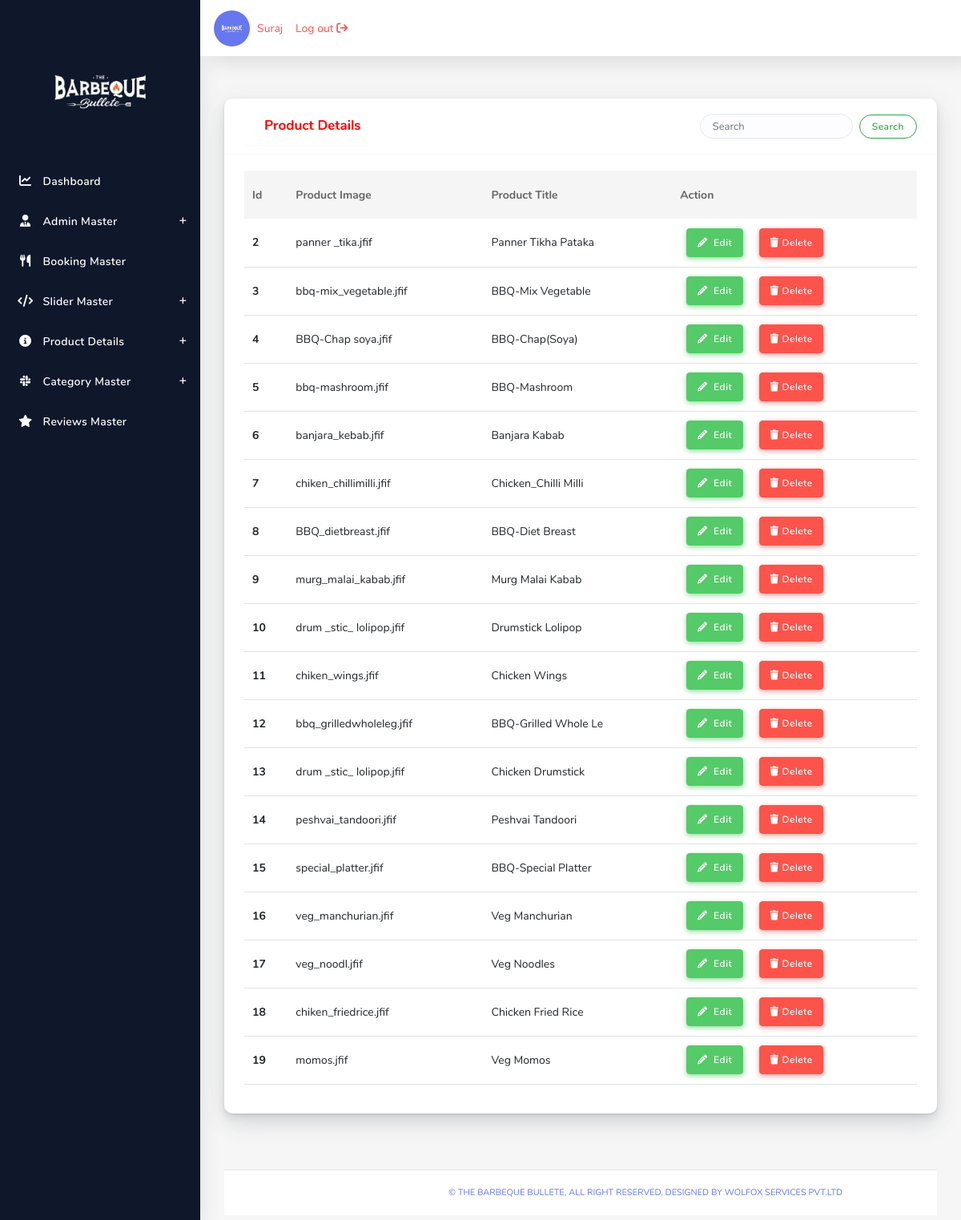
Screenshot of /Admin/ProductList.php (signed in) with the database file from the repository.
### tables this page shows
CREATE TABLE `product` (
  `id` int(10) NOT NULL,
  `Product_Image` varchar(255) NOT NULL,
  `Product_Title` varchar(20) NOT NULL
);

### Admin/ProductListBackEnd.php (called while the page is built)
<?php
include 'connection.php';
$sql ="SELECT * from `product` ";
$ResultData=mysqli_query($connection,$sql);
?>

### Admin/ProductList.php (the view, shortened to what this page needs)
<?php include 'header.php'; ?>
<div class="main-content">
        <section class="section">
          <div class="section-body">
            <div class="row">
            <div class="col-12 col-md-12 col-lg-12">
                <div class="card">
                <div class="card-header">
                <div class="form-inline mr-auto w-100">
                  <ul class="navbar-nav mr-3">
                    <h4 class="card-header">Product Details</h4>
                  </ul>
                    <form class="form-inline my-2 my-lg-0 ml-auto">
                      <input class="form-control mr-sm-2" type="search" placeholder="Search" aria-label="Search">
                      <button class="btn btn-outline-success my-2 my-sm-0" type="submit">Search</button>
                    </form>
                </div>
              </div>
                  <div class="card-body" style="overflow-x:auto;">
                    <table class="table table-striped">
                      <thead>
                    <tr>
                      <th scope="col">Id</th>
                      <th scope="col">Product Image</th>
                      <th scope="col">Product Title</th>
                      <th scope="col">Action</th>
                    </tr>
                  </thead>
                  <tbody>
                  <?php
                    include 'ProductListBackEnd.php';
                    while($row=mysqli_fetch_array($ResultData)){
                    echo "<tr style='background-color:white;'>";
                    echo "<th scope='row' class='border-bottom'>$row[id]</th>";
                    echo "<td class='border-bottom'>$row[Product_Image]</td>";
                    echo "<td class='border-bottom'>$row[Product_Title]</td>";
                    echo '<td class="border-bottom">
                    <a href="ProductEdit.php?id='.$row['id'].'"><button class="btn btn-success m-2"><i class="fa-solid fa-pencil m-1"></i> Edit</button></a>
                    <a href="ProductDeleteBackEnd.php?id='.$row['id'].'"><button class="btn btn-danger m-2"><i class="fa-solid fa-trash m-1"></i>Delete</button></a>
                     </th>';
                     echo "</tr>";
                  }
                  ?>
                  </tbody>
                </table>
                </div>
            </div>
        </div>
    </div>
</div>
<?php include 'footer.php'; ?>

### Admin/header.php (shortened to what this page needs)
<!DOCTYPE html>
<html lang="en">
<head>
  <link rel="stylesheet" href="assets/css/App.min.css">
  <link rel="stylesheet" href="assets/css/style.css">
  <link rel="stylesheet" href="assets/css/components.css">
  <link rel="stylesheet" href="assets/css/custom.css">
  <link rel="stylesheet" href="https://cdnjs.cloudflare.com/ajax/libs/font-awesome/6.4.2/css/all.min.css" />
</head>
<body>
      <?php
        include 'connection.php';
        $sql="SELECT * FROM `admin`";
        $ResultData=mysqli_query($connection,$sql);
        $row=mysqli_fetch_array($ResultData);
        $id=$row['id'];
        $Admin_Name=$row['Admin_Name'];
        $Admin_Image=$row['Admin_Image'];
      ?>
  <div id="app">
    <div class="main-wrapper main-wrapper-1">
      <div class="navbar-bg"></div>
      <nav class="navbar navbar-expand-lg main-navbar sticky">
        <ul class="nav row">
        <figure class="avatar mr-2"><?php
            echo "<img src='assets/img/admin/$id/$Admin_Image' alt='Admin Image'>";?>
        </figure>
        </ul>
        <a class="text-danger ml-3" href="index.php"><li><?php echo $Admin_Name ?></li></a>
        <a class="text-danger ml-3" href="LogOut.php"><li> Log out  <i class="fa-solid fa-arrow-right-from-bracket"></i></li></a>
      </nav>
      <div class="main-sidebar sidebar-style-2" style="background:#0F172B !important;">
        <aside id="" style="background:#0F172B !important;">
          <div class="sidebar-brand">
            <a href="index.php"><?php echo "<img src='assets/img/admin/$id/$Admin_Image' style='width:90%;' alt='Admin Image'>";?><span></span> </a>
          </div>
          <ul class="sidebar-menu" style="background:#0F172B !important; height:100%">
            <li class="dropdown">
              <a href="index.php" class="nav-link"><i class="fa-solid fa-chart-line"></i><span>Dashboard</span></a>
            </li>
            <li class="dropdown">
              <a href="#" class="menu-toggle nav-link has-dropdown"><i class="fa-solid fa-user-tie"></i><span>Admin Master</span></a>
            </li>
            <li class="dropdown">
              <a href="BookingList.php" class=" nav-link"><i class="fa-solid fa-utensils"></i><span>Booking Master</span></a>
            </li>
            <li class="dropdown">
              <a href="#" class="menu-toggle nav-link has-dropdown"><i class="fa-solid fa-code"></i><span>Slider Master</span></a>
            </li>
            <li class="dropdown">
              <a href="#" class="menu-toggle nav-link has-dropdown"><i class="fa-solid fa-circle-info"></i><span>Product Details</span></a>
            </li>
            <li class="dropdown">
              <a href="#" class="menu-toggle nav-link has-dropdown"><i class="fa-brands fa-slack"></i><span>Category Master</span></a>
            </li>
            <li class="dropdown">
              <a href="ReviewsList.php" class=" nav-link"><i class="fa-solid fa-star"></i><span>Reviews Master</span></a>
            </li>
          </ul>
        </aside>
      </div>

### Admin/header.php (style rules this page uses)
.main-sidebar .sidebar-menu li a span { color:white; }
.main-sidebar .sidebar-menu li a { color:white; }
a img { width: 70%; padding:10px; }
a li { list-style:none; }

### rows the page displays
product: id "2", Product_Image "panner _tika.jfif", Product_Title "Panner Tikha Pataka"
product: id "3", Product_Image "bbq-mix_vegetable.jfif", Product_Title "BBQ-Mix Vegetable"
product: id "4", Product_Image "BBQ-Chap soya.jfif", Product_Title "BBQ-Chap(Soya)"
product: id "5", Product_Image "bbq-mashroom.jfif", Product_Title "BBQ-Mashroom"
product: id "6", Product_Image "banjara_kebab.jfif", Product_Title "Banjara Kabab"
product: id "7", Product_Image "chiken_chillimilli.jfif", Product_Title "Chicken_Chilli Milli"
product: id "8", Product_Image "BBQ_dietbreast.jfif", Product_Title "BBQ-Diet Breast"
product: id "9", Product_Image "murg_malai_kabab.jfif", Product_Title "Murg Malai Kabab"
product: id "10", Product_Image "drum _stic_ lolipop.jfif", Product_Title "Drumstick Lolipop"
product: id "11", Product_Image "chiken_wings.jfif", Product_Title "Chicken Wings"
product: id "12", Product_Image "bbq_grilledwholeleg.jfif", Product_Title "BBQ-Grilled Whole Le"
product: id "13", Product_Image "drum _stic_ lolipop.jfif", Product_Title "Chicken Drumstick"
product: id "14", Product_Image "peshvai_tandoori.jfif", Product_Title "Peshvai Tandoori"
product: id "15", Product_Image "special_platter.jfif", Product_Title "BBQ-Special Platter"
product: id "16", Product_Image "veg_manchurian.jfif", Product_Title "Veg Manchurian"
product: id "17", Product_Image "veg_noodl.jfif", Product_Title "Veg Noodles"
product: id "18", Product_Image "chiken_friedrice.jfif", Product_Title "Chicken Fried Rice"
product: id "19", Product_Image "momos.jfif", Product_Title "Veg Momos"

### other values shown
$Admin_Name "Suraj"
